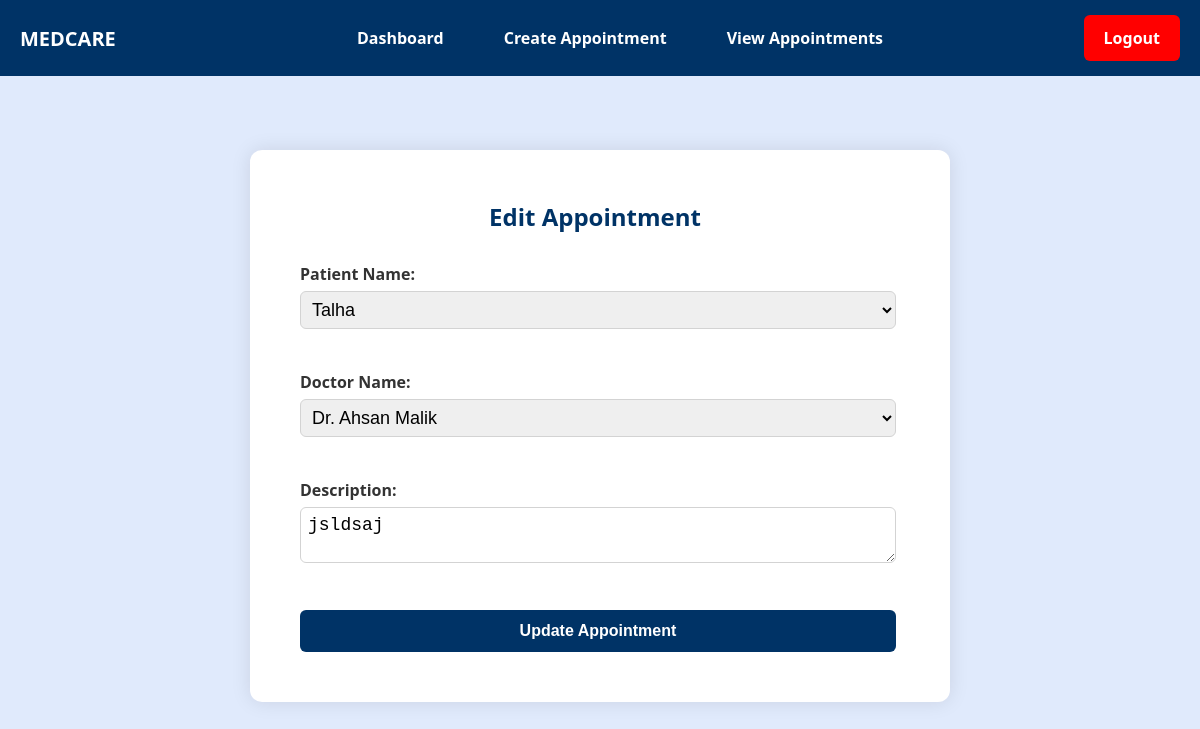
Screenshot of /editAppointmentsAdmin.php?appointment_id=24 with the database file from the repository.
### tables this page shows
CREATE TABLE `appointments` (
  `appointment_id` int(11) NOT NULL,
  `pat_id` int(11) DEFAULT NULL,
  `doc_id` int(11) DEFAULT NULL,
  `description` text DEFAULT NULL,
  `status` varchar(20) DEFAULT 'Pending',
  `appointment_date` date DEFAULT curdate(),
  `appointment_time` time DEFAULT curtime()
);

CREATE TABLE `patient` (
  `pat_id` int(11) NOT NULL,
  `Name` varchar(30) NOT NULL,
  `Age` int(11) NOT NULL,
  `Gender` varchar(1) NOT NULL,
  `Medical_Condition` text DEFAULT NULL,
  `SSN` int(11) NOT NULL,
  `Srs_Level` varchar(50) NOT NULL,
  `Police_Case` tinyint(1) DEFAULT 0
);

CREATE TABLE `doctor` (
  `doc_id` int(11) NOT NULL,
  `name` varchar(30) NOT NULL,
  `username` varchar(30) NOT NULL,
  `password` varchar(15) NOT NULL,
  `gender` varchar(1) NOT NULL,
  `specialization` varchar(100) NOT NULL,
  `email` varchar(100) NOT NULL
);

### editAppointmentsAdmin.php (the view, shortened to what this page needs)
<?php
require 'connection.php';
if (isset($_GET['appointment_id'])) {
    $appointment_id = $_GET['appointment_id'];
    $sql = "SELECT a.appointment_id, a.pat_id, a.doc_id, a.description, p.Name AS patient_name, d.name AS doctor_name
    FROM appointments a
    INNER JOIN Patient p ON a.pat_id = p.pat_id
    INNER JOIN Doctor d ON a.doc_id = d.doc_id
    WHERE a.appointment_id = '$appointment_id'";
    $result = $conn->query($sql);
    if ($result->num_rows > 0) {
        $row = $result->fetch_assoc();
        echo "<form action='updateAppointmentsAdmin.php' method='POST'>
        <h2 style='text-align: center; margin-bottom: 30px;'>Edit Appointment</h2>
        <label for='pat_id'>Patient Name:</label>
        <select name='pat_id' id='pat_id' required>
        <option value='" . $row['pat_id'] . "' selected>" . $row['patient_name'] . "</option>";
        echo "</select><br><br>
        <label for='doc_id'>Doctor Name:</label>
        <select name='doc_id' id='doc_id' required>
        <option value='" . $row['doc_id'] . "' selected>" . $row['doctor_name'] . "</option>";
        echo "</select><br><br>
        <label for='description'>Description:</label>
        <textarea name='description' id='description' required>" . $row['description'] . "</textarea><br><br>
        <input type='hidden' name='appointment_id' value='" . $row['appointment_id'] . "'>
        <input type='submit' value='Update Appointment'>
        </form>";
    } else {
        echo "<h3>No appointment found with this ID.</h3>";
    }
} else {
    echo "<h3>Invalid appointment ID.</h3>";
}
?>
<!DOCTYPE html>
<html lang="en">
<head>
</head>
<body>
<div class="navbar">
    <div class="logo">
        <span>MEDCARE</span>
    </div>
    <div class="menu">
        <a href="admin.php" class="dashboard">Dashboard</a>
        <a href="create_appointment.php" class="create-appointments">Create Appointment</a>
        <a href="viewAppointments.php" class="view-appointments">View Appointments</a>
    </div>
    <a href="logout.php" class="logout">Logout</a>
</div>
</body>
</html>

### editAppointmentsAdmin.php (style rules this page uses)
body { font-family: 'Segoe UI', sans-serif; margin: 0; padding: 50px; background-color: #e0eafc; display: flex; flex-direction: column; }
form { background-color: white; padding: 30px 50px; width: 700px; margin: auto; border-radius: 12px; box-shadow: 0 0 20px rgba(0, 0, 0, 0.1); box-sizing: border-box; padding-right: 60px; margin-top: 100px; color: #003366; }
label { font-weight: bold; display: block; margin-bottom: 6px; color: #333; }
input, select, textarea { width: 101%; padding: 7px; margin-bottom: 20px; border-radius: 6px; font-size: 18px; border-color: lightgrey; }
input[type="submit"] { margin-top: 5px; background-color: #003366; color: white; border: none; font-size: 16px; font-weight: bold; padding: 12px; border-radius: 6px; cursor: pointer; }
.navbar { background-color: #003366; padding: 15px 20px; display: flex; justify-content: center; align-items: center; position: fixed; top: 0; left: 0; right: 0; z-index: 10; width: 100%; }
.navbar .logo { position: absolute; left: 20px; font-size: 20px; font-weight: bold; color: white; }
.navbar .menu { display: flex; gap: 20px; justify-content: center; width: 100%; text-align: center; }
.navbar .menu a { color: white; text-decoration: none; padding: 12px 20px; font-size: 16px; font-weight: bold; border-radius: 6px; transition: all 0.3s ease; position: relative; }
.navbar .menu a::after { content: ''; position: absolute; width: 0%; height: 3px; bottom: 0; left: 50%; background: white; border-radius: 2px; transition: all 0.4s ease-in-out; transform: translateX(-50%); }
.navbar .logout { position: absolute; right: 60px; color: white; font-weight: bold; padding: 12px 20px; border-radius: 6px; transition: background-color 0.3s ease; font-size: 16px; text-decoration: none; background-color: red; }
.navbar .logout::after { content: ''; position: absolute; width: 0%; height: 3px; bottom: 0; left: 50%; background: white; border-radius: 2px; transition: all 0.4s ease-in-out; transform: translateX(-50%); }

### rows the page displays
appointments: pat_id "Talha", doc_id "Dr. Ahsan Malik", description "jsldsaj"
